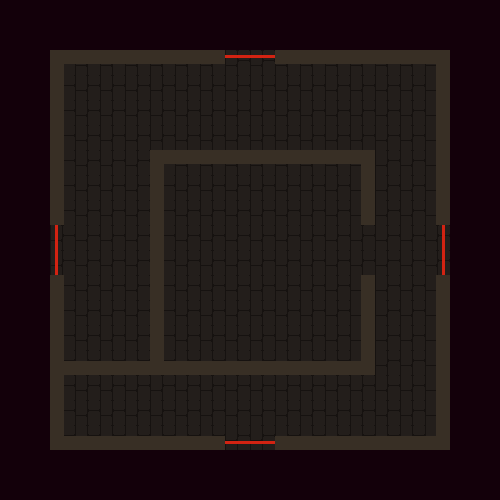

Rendered tile map (Tiled .tmx) drawn with the repository's tilesets; below, a short description and the map source with its tile grids summarised:
An orthogonal 20x20 tile map with 25x25 px tiles, 1 tile layer (Tile Layer 1), 3 tilesets and 17 objects.

<map version="1.0" orientation="orthogonal" width="20" height="20" tilewidth="25" tileheight="25">
 <tileset firstgid="1" name="warped-tileset" tilewidth="25" tileheight="25">
  <image source="../warped-tileset.png" width="500" height="50" />
 </tileset>
 <tileset firstgid="41" name="warped-objectset" tilewidth="25" tileheight="25">
  <image source="../warped-objectset.png" width="500" height="50" />
 </tileset>
 <tileset firstgid="81" name="sprite-sheet" tilewidth="25" tileheight="25">
  <image source="../sprite-sheet.png" width="500" height="50" />
 </tileset>
 <layer name="Tile Layer 1" width="20" height="20">
  <data>[400 cells, 400 non-empty, 14 distinct tile ids]</data>
 </layer>
 <objectgroup name="Object Layer 1" width="20" height="20">
  <object gid="53" x="175" y="200" />
  <object gid="53" x="200" y="200" />
  <object gid="52" x="175" y="225" />
  <object gid="53" x="75" y="400" />
  <object gid="51" x="75" y="425" />
  <object gid="51" x="75" y="100" />
  <object gid="52" x="125" y="350" />
  <object gid="52" x="325" y="350" />
  <object gid="52" x="175" y="350" />
  <object gid="52" x="175" y="300" />
  <object gid="53" x="175" y="325" />
  <object gid="53" x="200" y="350" />
  <object gid="53" x="400" y="100" />
  <object gid="52" x="375" y="100" />
  <object gid="52" x="400" y="125" />
  <object gid="52" x="400" y="425" />
  <object gid="51" x="225" y="350" />
 </objectgroup>
 <objectgroup name="Object Layer 2" width="20" height="20" />
</map>
